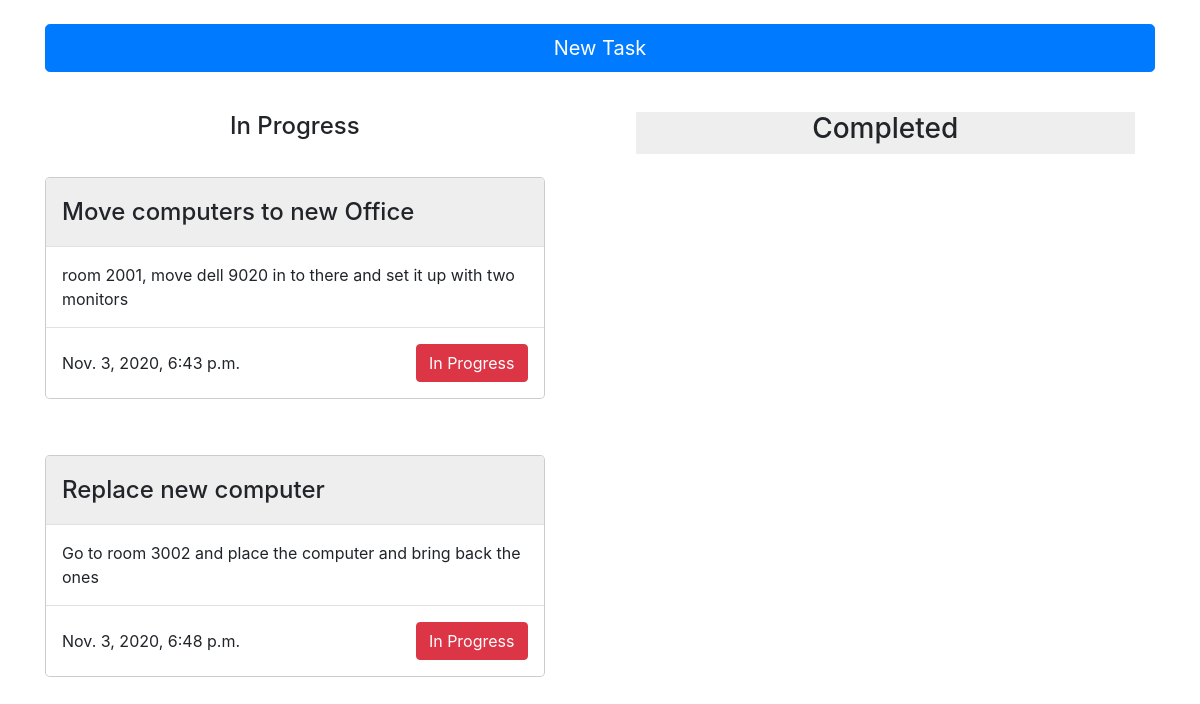
The page / on the database its author committed.
### Todo/models.py (models this page shows, shortened)
class Task(models.Model):
    title = models.CharField(max_length=255)
    description = models.CharField(max_length=255)
    date_add = models.DateTimeField(default=datetime.now())
    completed = models.BooleanField(default=False)

### Todo/views.py (the view)
# urls.py: path('', views.index)
def index(request):
    todos = Task.objects.all();
    form = PostTask()
    if request.method == 'POST':
        form = PostTask(request.POST)
        if form.is_valid():
            form.save()
    context = {'todos': todos, 'form': form}
    return render(request, 'todo.html', context)

### Todo/templates/todo.html (shortened to what this page needs)
<!DOCTYPE html>
<html lang="en">
<head>
  <link rel="stylesheet" href="https://maxcdn.bootstrapcdn.com/bootstrap/4.5.2/css/bootstrap.min.css">
</head>
<body>
  <div class="container">
      <br>
      <button type="button" class="btn btn-primary btn-lg btn-block" data-toggle="modal" data-target="#myModal">
          New Task
      </button>
      <div class="left" style="margin-top: 40px;">
        <center>
          <h4>In Progress</h4>
        </center>
        {% for todo in todos %}
          <div class="modal-dialog">
            <div class="modal-content">
              <div class="modal-header" style="background-color: #eee;">
                <h4 class="modal-title">{{todo.title}}</h4>
              </div>
              <div class="modal-body">
                {{ todo.description }}
              </div>
              <div class="modal-footer">
                <p>{{todo.date_add}}</p>
                <button type="button" class="btn btn-danger" data-dismiss="modal">In Progress</button>
              </div>
            </div>
          </div>
        {% endfor %}
      </div>
      <div class="right" style="margin-top: 40px;">
        <center>
          <h3>Completed</h3>
        </center>
      </div>
  </div>
</body>
</html>

### Todo/templates/todo.html (style rules this page uses)
.left { width: 45%; float: left; display: flex; flex-direction: column; }
.right { background-color: #eee; width: 45%; float: right; margin-right: 20px; }
.modal-footer { display: flex; flex-direction: row; justify-content: space-between; }

### rows shown on the page
Task: title "Move computers to new Office", description "room 2001, move dell 9020 in to there and set it up with two monitors", date_add "Nov. 3, 2020, 6:43 p.m."
Task: title "Replace new computer", description "Go to room 3002 and place the computer and bring back the ones", date_add "Nov. 3, 2020, 6:48 p.m."
